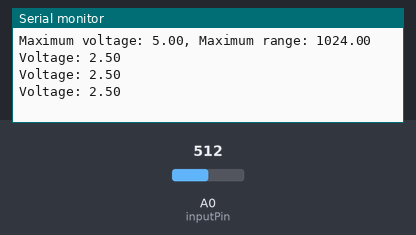
Simulated run of this sketch. Board: Arduino Uno, built with avr-gcc and run on an emulated ATmega328P. Shown: the last lines printed to the serial monitor. The test bench sets the inputs (shaded band); at power-on: A0 (inputPin) = 512.

Above: at 1.8 s.
1.9 s: A0 (inputPin) set to 716
At 2.4 s:
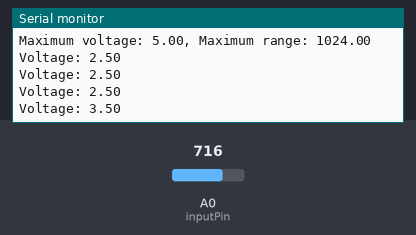
3.4 s: A0 (inputPin) set to 900
At 3.9 s:
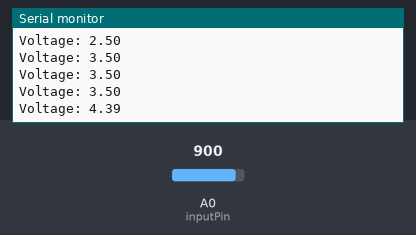
Timing chart, 0 to 6.4 s (numbered marks = the images above; inputs shaded):
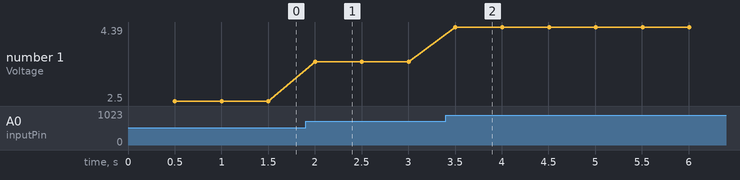

Measured:
- after the input at 1.9 s, the serial monitor: prints a new line after 0.10 s (image 1)
- after the input at 3.4 s, the serial monitor: prints a new line after 0.10 s (image 2)
- plotted number 1: 2.5 → 3.5 after the input at 1.9 s, 3.5 → 4.39 after the input at 3.4 s

The sketch:

ma.ino
```cpp
// Measure analog level
// Manferdelli

const int inputPin= A0;
const int pinDelay= 500;
const double maxVoltage= 5.0;
const double maxRange= (double)1024;

void setup() {
  pinMode(inputPin, INPUT);
  Serial.begin(9600);
  Serial.print("Maximum voltage: ");
  Serial.print(maxVoltage);
  Serial.print(", Maximum range: ");
  Serial.print(maxRange);
  Serial.println("");
}

void loop() {
  int x;
  double y;

  for(;;) {
    delay(pinDelay);
    x= analogRead(inputPin);
    y= maxVoltage * ((double)x)/maxRange;
    Serial.print("Voltage: ");
    Serial.print(y);
    Serial.println("");
  }
}
```
